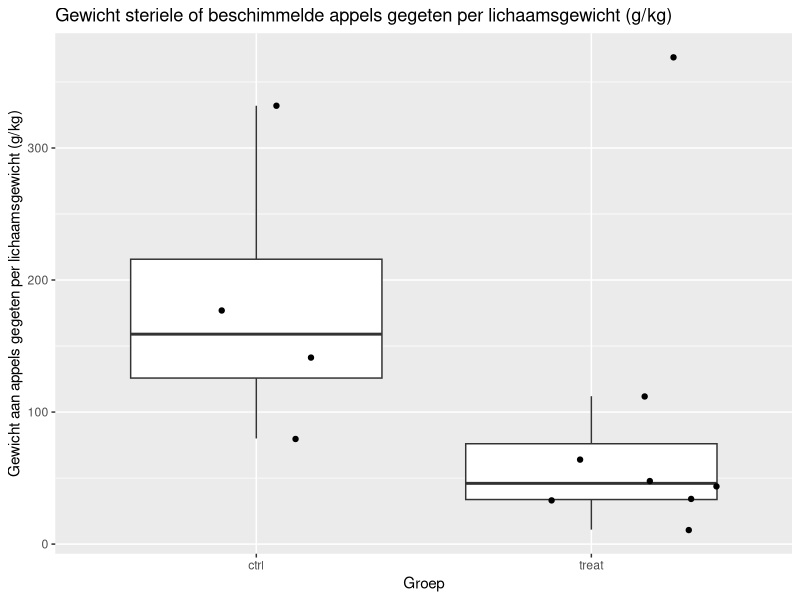

Write R code to recreate this figure.
## ---- chunk 1
knitr::opts_chunk$set(echo = TRUE)
## ---- chunk 2
suppressPackageStartupMessages({
library(tidyverse)
library(ggplot2)})
## ---- chunk 3
knaagdieren <- data.frame(weight=c(11,33,48,34,112,369,64,44,177,80,141,332),group=as.factor(c(rep("treat",8),rep("ctrl",4))))
## ---- chunk 4
head(knaagdieren)
## ---- chunk 5

knaagdieren %>% 
  ggplot(aes(x=group,y=weight)) +
  geom_boxplot(outlier.shape = NA) +
  geom_jitter() +
  xlab("Groep") +
  ylab("Gewicht aan appels gegeten per lichaamsgewicht (g/kg)") + 
  ggtitle("Gewicht steriele of beschimmelde appels gegeten per lichaamsgewicht (g/kg)")

## ---- chunk 6
wilcox <- wilcox.test(weight ~ group, data = knaagdieren)
wilcox
## ---- chunk 7
n1 <- 4
n2 <- 8
WObs <- wilcox.test(weight ~ group, data = knaagdieren)$statistic #geobserveerde teststatistiek
WObs/(n1*n2)
